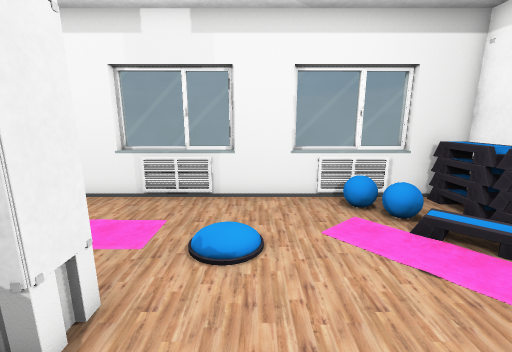
[1] (above)

13 first-person views from a walk through a Unity game level. The camera is 1.3 m above the floor, tilts 12° down and sees 90° across. Doors are open. The floor is counted in squares, 0.5 m on a side. Each view is taken from the middle of a square. On the plan, view 1 faces up. The plan holds only what a view shows up to about 18 squares ahead; the rest is blank. The player character is not drawn. Some surface patterns are stand-ins.

[2]
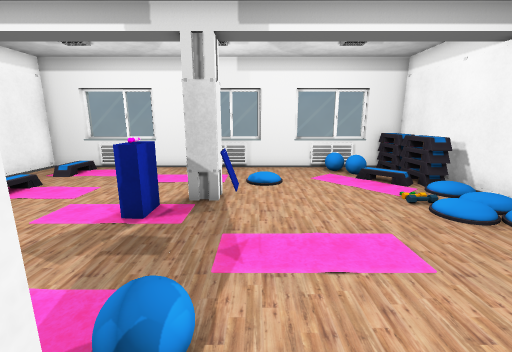

[3]
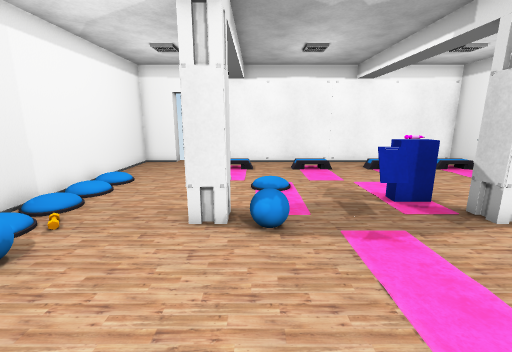

[4]
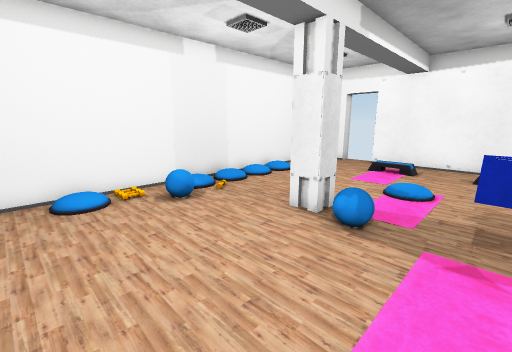

[5]
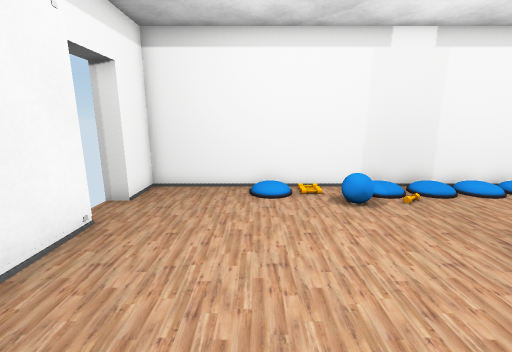

[6]
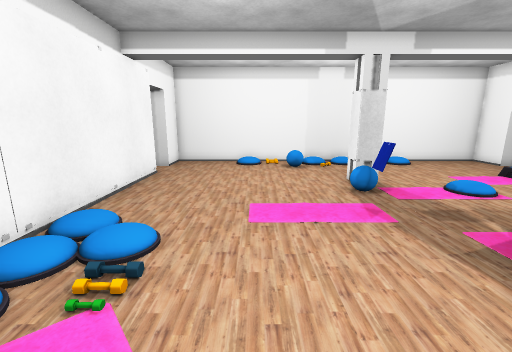

[7]
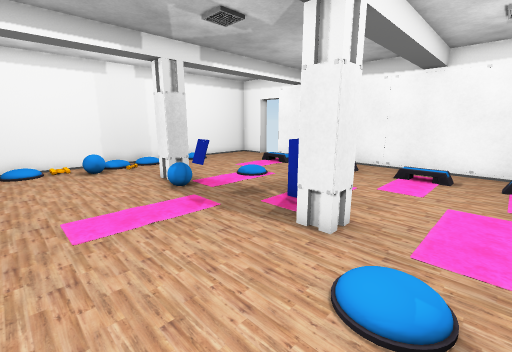

[8]
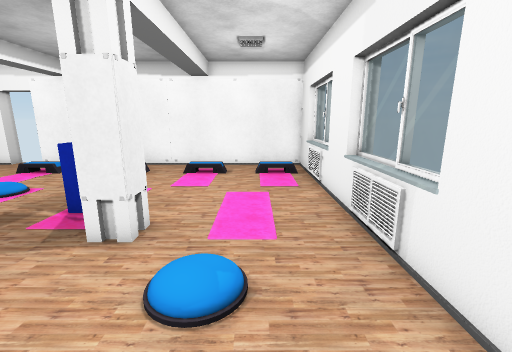

[9]
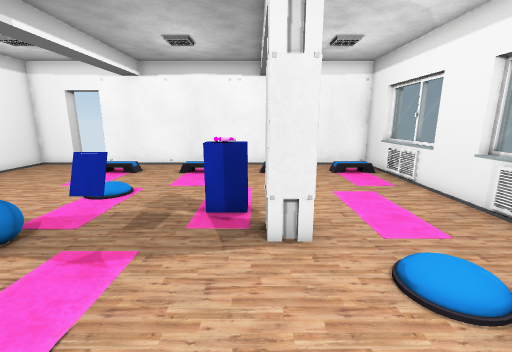

[10]
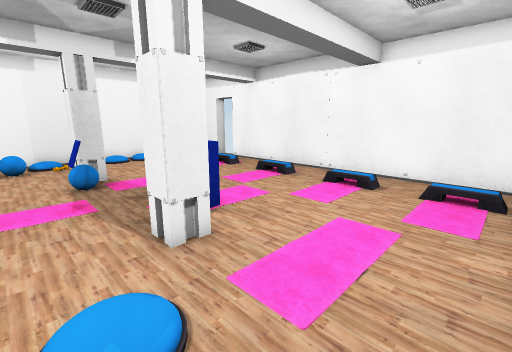

[11]
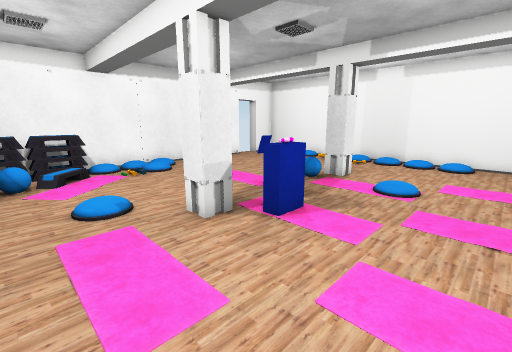

[12]
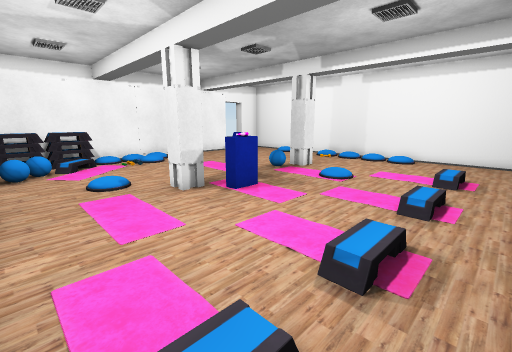

[13]
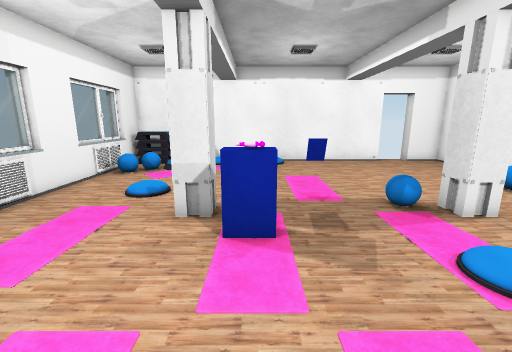

### Floor plan
Key: @ floor where view 1 was taken; # wall or solid block; . main floor; : floor 0.25 m higher than the main floor; / step, stairs or slope; D open door; = window, fence, low wall or low ledge; ^ raised ledge; B blue block; O other object.
Columns run from 14 left of view 1 to 8 right of it. Each row starts with its distance up from view 1.
 10    #==  ##====##====#
  9  ##=^===#=====#==^==##
  8  #../............   O#
  7  #.. . ...........O.O#
  6  #../............./.O#
  5  #...........:....//O#
  4  #../............../O#
  3  #..   ....##...../.:#
  2  #../....BB##.....//:#
  1  #.......BB......./  #
  0  #../.........@..... #
 -1  #..   .....==  .....#
 -2  #../................#
 -3  #...../   ..........#
 -4  #../../:...O........#
 -5  #.. ......##........#
 -6  #../......##........#
 -7  #...................##
 -8  D....................D
 -9 #D............O......#D
-10  #.....:.::///..//...#
-11  #####################

Where each view was taken, in squares from view 1:
view 1: 0 up, 0 right, facing up
view 2: 6 down, 1 left, facing up
view 3: 4 down, 4 right, facing left
view 4: 1 down, 4 right, facing down-left
view 5: 1 down, 3 right, facing down
view 6: 6 up, 2 right, facing down
view 7: 6 up, 3 right, facing down-left
view 8: 6 up, 3 right, facing left
view 9: 2 up, 3 right, facing left
view 10: 8 up, 0 right, facing down-left
view 11: 7 up, 9 left, facing down-right
view 12: 8 up, 12 left, facing down-right
view 13: 1 up, 10 left, facing right
